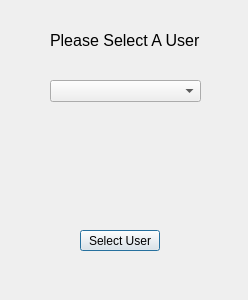
<?xml version="1.0" encoding="UTF-8"?>
<ui version="4.0">
 <class>UserList</class>
 <widget class="QDialog" name="UserList">
  <property name="geometry">
   <rect>
    <x>0</x>
    <y>0</y>
    <width>248</width>
    <height>300</height>
   </rect>
  </property>
  <property name="windowTitle">
   <string>User List</string>
  </property>
  <widget class="QLabel" name="label">
   <property name="geometry">
    <rect>
     <x>50</x>
     <y>20</y>
     <width>161</width>
     <height>41</height>
    </rect>
   </property>
   <property name="font">
    <font>
     <pointsize>12</pointsize>
    </font>
   </property>
   <property name="text">
    <string>Please Select A User</string>
   </property>
  </widget>
  <widget class="QComboBox" name="comboBox">
   <property name="geometry">
    <rect>
     <x>50</x>
     <y>80</y>
     <width>151</width>
     <height>22</height>
    </rect>
   </property>
  </widget>
  <widget class="QPushButton" name="pushButton">
   <property name="geometry">
    <rect>
     <x>80</x>
     <y>230</y>
     <width>80</width>
     <height>21</height>
    </rect>
   </property>
   <property name="text">
    <string>Select User</string>
   </property>
  </widget>
 </widget>
 <resources/>
 <connections/>
</ui>
